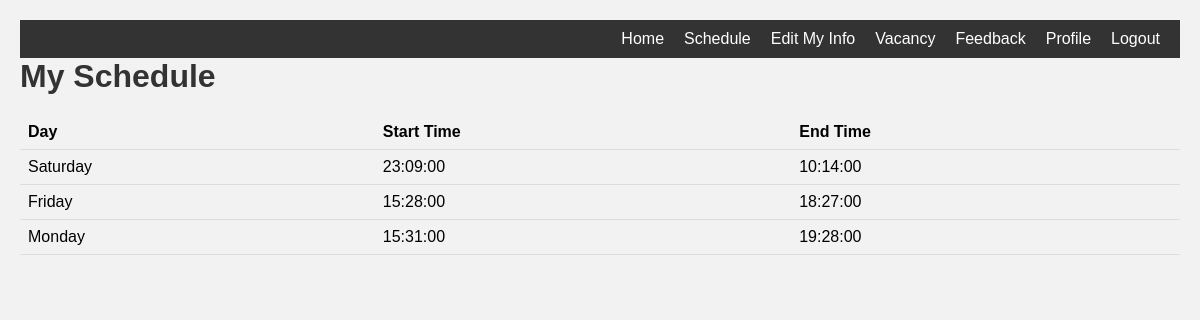
Screenshot of /emp/schedule_view.php (signed in) with the database file from the repository.
### tables this page shows
CREATE TABLE `schedules` (
  `id` int(11) NOT NULL,
  `employee_id` int(11) NOT NULL,
  `day` varchar(20) NOT NULL,
  `start_time` time NOT NULL,
  `end_time` time NOT NULL
);

### emp/schedule_view.php (the view, shortened to what this page needs)
<?php
$host = 'localhost';
$username = 'root';
$password = '';
$database = 'hrms';
$conn = new mysqli($host, $username, $password, $database);
$user_id = $_SESSION['user_id'];
$stmt = $conn->prepare("SELECT id FROM employees WHERE user_id = ?");
$stmt->bind_param("i", $user_id);
$stmt->execute();
$result = $stmt->get_result();
$row = $result->fetch_assoc();
$employee_id = $row['id'];
$stmt = $conn->prepare("SELECT day, start_time, end_time FROM schedules WHERE employee_id = ?");
$stmt->bind_param("i", $employee_id);
$stmt->execute();
$result = $stmt->get_result();
echo "<h1>My Schedule</h1>";
echo "<table>";
echo "<tr><th>Day</th><th>Start Time</th><th>End Time</th></tr>";
while ($row = $result->fetch_assoc()) {
    echo "<tr>";
    echo "<td>" . $row['day'] . "</td>";
    echo "<td>" . $row['start_time'] . "</td>";
    echo "<td>" . $row['end_time'] . "</td>";
    echo "</tr>";
}
echo "</table>";
?>
<!DOCTYPE html>
<html>
<head>
</head>
<body>
</body>
</html>

### emp/style/home.css (style rules this page uses)
body { font-family: Arial, sans-serif; margin: 0; padding: 0; }
header { background-color: #333; color: #fff; padding: 10px; }
h1 { margin: 0; }
nav ul { margin: 0; padding: 0; list-style: none; display: flex; justify-content: flex-end; }
nav li { margin: 0 10px; }
nav a { color: #fff; text-decoration: none; }

### emp/schedule_view.php (style rules this page uses)
body { font-family: Arial, sans-serif; background-color: #f2f2f2; padding: 20px; }
h1 { color: #333; }
table { width: 100%; border-collapse: collapse; margin-top: 20px; }
th, td { padding: 8px; text-align: left; border-bottom: 1px solid #ddd; }
th { background-color: #f2f2f2; }

### rows the page displays
schedules: day "Saturday", start_time "23:09:00", end_time "10:14:00"
schedules: day "Friday", start_time "15:28:00", end_time "18:27:00"
schedules: day "Monday", start_time "15:31:00", end_time "19:28:00"
